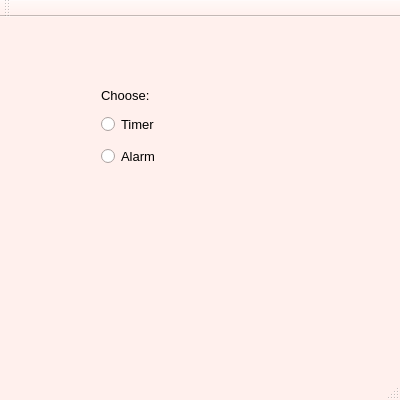
<?xml version="1.0" encoding="UTF-8"?>
<ui version="4.0">
 <class>MainWindow</class>
 <widget class="QMainWindow" name="MainWindow">
  <property name="geometry">
   <rect>
    <x>0</x>
    <y>0</y>
    <width>400</width>
    <height>400</height>
   </rect>
  </property>
  <property name="palette">
   <palette>
    <active>
     <colorrole role="Base">
      <brush brushstyle="SolidPattern">
       <color alpha="255">
        <red>255</red>
        <green>255</green>
        <blue>255</blue>
       </color>
      </brush>
     </colorrole>
     <colorrole role="Window">
      <brush brushstyle="SolidPattern">
       <color alpha="255">
        <red>255</red>
        <green>240</green>
        <blue>237</blue>
       </color>
      </brush>
     </colorrole>
    </active>
    <inactive>
     <colorrole role="Base">
      <brush brushstyle="SolidPattern">
       <color alpha="255">
        <red>255</red>
        <green>255</green>
        <blue>255</blue>
       </color>
      </brush>
     </colorrole>
     <colorrole role="Window">
      <brush brushstyle="SolidPattern">
       <color alpha="255">
        <red>255</red>
        <green>240</green>
        <blue>237</blue>
       </color>
      </brush>
     </colorrole>
    </inactive>
    <disabled>
     <colorrole role="Base">
      <brush brushstyle="SolidPattern">
       <color alpha="255">
        <red>255</red>
        <green>240</green>
        <blue>237</blue>
       </color>
      </brush>
     </colorrole>
     <colorrole role="Window">
      <brush brushstyle="SolidPattern">
       <color alpha="255">
        <red>255</red>
        <green>240</green>
        <blue>237</blue>
       </color>
      </brush>
     </colorrole>
    </disabled>
   </palette>
  </property>
  <property name="windowTitle">
   <string>MainWindow</string>
  </property>
  <widget class="QWidget" name="centralWidget">
   <widget class="QLabel" name="label_2">
    <property name="geometry">
     <rect>
      <x>210</x>
      <y>180</y>
      <width>161</width>
      <height>141</height>
     </rect>
    </property>
    <property name="text">
     <string/>
    </property>
    <property name="pixmap">
     <pixmap>Image/timeQuat.png</pixmap>
    </property>
    <property name="scaledContents">
     <bool>true</bool>
    </property>
   </widget>
   <widget class="QWidget" name="">
    <property name="geometry">
     <rect>
      <x>90</x>
      <y>60</y>
      <width>81</width>
      <height>101</height>
     </rect>
    </property>
    <layout class="QVBoxLayout" name="verticalLayout_2">
     <item>
      <widget class="QLabel" name="label">
       <property name="font">
        <font>
         <family>Arial</family>
         <pointsize>10</pointsize>
        </font>
       </property>
       <property name="text">
        <string>Choose:</string>
       </property>
      </widget>
     </item>
     <item>
      <spacer name="verticalSpacer_2">
       <property name="orientation">
        <enum>Qt::Vertical</enum>
       </property>
       <property name="sizeHint" stdset="0">
        <size>
         <width>20</width>
         <height>13</height>
        </size>
       </property>
      </spacer>
     </item>
     <item>
      <layout class="QVBoxLayout" name="verticalLayout">
       <item>
        <widget class="QRadioButton" name="timerButton">
         <property name="font">
          <font>
           <family>Arial</family>
           <pointsize>10</pointsize>
          </font>
         </property>
         <property name="text">
          <string>Timer</string>
         </property>
        </widget>
       </item>
       <item>
        <spacer name="verticalSpacer">
         <property name="font">
          <font>
           <family>Arial</family>
           <pointsize>10</pointsize>
          </font>
         </property>
         <property name="orientation">
          <enum>Qt::Vertical</enum>
         </property>
         <property name="sizeHint" stdset="0">
          <size>
           <width>20</width>
           <height>13</height>
          </size>
         </property>
        </spacer>
       </item>
       <item>
        <widget class="QRadioButton" name="alarmButton">
         <property name="font">
          <font>
           <family>Arial</family>
           <pointsize>10</pointsize>
          </font>
         </property>
         <property name="text">
          <string>Alarm</string>
         </property>
        </widget>
       </item>
      </layout>
     </item>
    </layout>
   </widget>
  </widget>
  <widget class="QMenuBar" name="menuBar">
   <property name="geometry">
    <rect>
     <x>0</x>
     <y>0</y>
     <width>400</width>
     <height>21</height>
    </rect>
   </property>
  </widget>
  <widget class="QToolBar" name="mainToolBar">
   <attribute name="toolBarArea">
    <enum>TopToolBarArea</enum>
   </attribute>
   <attribute name="toolBarBreak">
    <bool>false</bool>
   </attribute>
  </widget>
  <widget class="QStatusBar" name="statusBar"/>
 </widget>
 <layoutdefault spacing="6" margin="11"/>
 <resources/>
 <connections/>
</ui>
